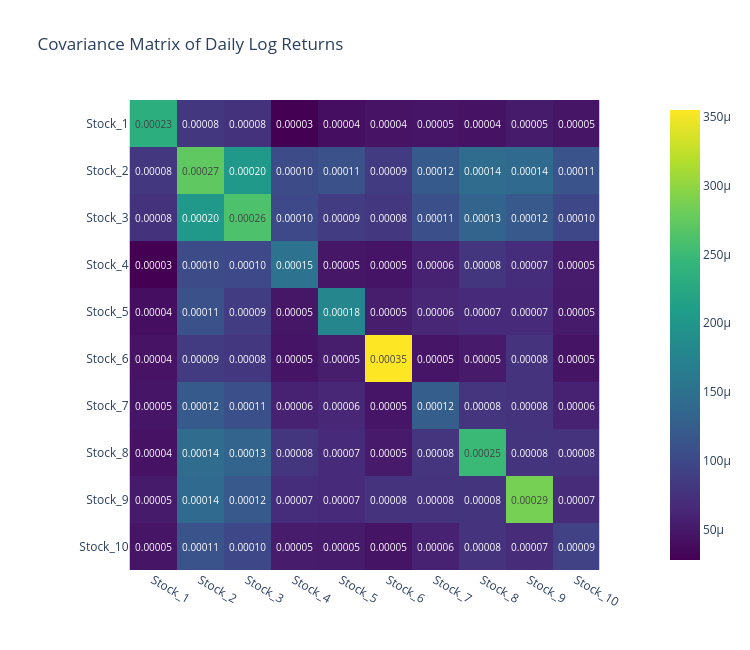

Write notebook code for a chart like this one.
### Code cell
# Covariance heatmap using Plotly
fig = px.imshow(
    cov_matrix,
    x=cov_matrix.columns,
    y=cov_matrix.index,
    text_auto=".5f",
    color_continuous_scale="Viridis",
    title="Covariance Matrix of Daily Log Returns"
)
fig.update_layout(height=650, width=750, xaxis_title="", yaxis_title="")
fig.show()

### Figure 1 — Plotly figure (JSON) as saved in the notebook; plotly's stock layout.template omitted (floating-point values rounded to 4 significant figures)
{"data": [{"coloraxis": "coloraxis", "hovertemplate": "x: %{x}<br>y: %{y}<br>color: %{z}<extra></extra>", "name": "0", "texttemplate": "%{z:.5f}", "type": "heatmap", "x": ["Stock_1", "Stock_2", "Stock_3", "Stock_4", "Stock_5", "Stock_6", "Stock_7", "Stock_8", "Stock_9", "Stock_10"], "xaxis": "x", "y": ["Stock_1", "Stock_2", "Stock_3", "Stock_4", "Stock_5", "Stock_6", "Stock_7", "Stock_8", "Stock_9", "Stock_10"], "yaxis": "y", "z": [[0.0002333, 8.09e-05, 7.514e-05, 2.778e-05, 3.975e-05, 4.488e-05, 4.686e-05, 4.357e-05, 5.164e-05, 4.603e-05], [8.09e-05, 0.0002725, 0.0002023, 0.0001039, 0.0001104, 8.556e-05, 0.0001199, 0.0001429, 0.0001399, 0.0001119], [7.514e-05, 0.0002023, 0.000261, 0.000101, 8.58e-05, 8.161e-05, 0.0001092, 0.0001316, 0.0001195, 9.907e-05], [2.778e-05, 0.0001039, 0.000101, 0.0001501, 4.743e-05, 4.548e-05, 5.784e-05, 7.886e-05, 7.018e-05, 5.312e-05], [3.975e-05, 0.0001104, 8.58e-05, 4.743e-05, 0.0001802, 5.417e-05, 6.328e-05, 6.741e-05, 6.781e-05, 5.227e-05], [4.488e-05, 8.556e-05, 8.161e-05, 4.548e-05, 5.417e-05, 0.000355, 4.688e-05, 5.064e-05, 7.573e-05, 4.536e-05], [4.686e-05, 0.0001199, 0.0001092, 5.784e-05, 6.328e-05, 4.688e-05, 0.0001248, 7.793e-05, 7.658e-05, 5.841e-05], [4.357e-05, 0.0001429, 0.0001316, 7.886e-05, 6.741e-05, 5.064e-05, 7.793e-05, 0.0002489, 7.704e-05, 7.68e-05], [5.164e-05, 0.0001399, 0.0001195, 7.018e-05, 6.781e-05, 7.573e-05, 7.658e-05, 7.704e-05, 0.000286, 6.9e-05], [4.603e-05, 0.0001119, 9.907e-05, 5.312e-05, 5.227e-05, 4.536e-05, 5.841e-05, 7.68e-05, 6.9e-05, 9.253e-05]]}], "layout": {"coloraxis": {"autocolorscale": false, "colorscale": [[0, "#440154"], [0.1111, "#482878"], [0.2222, "#3e4989"], [0.3333, "#31688e"], [0.4444, "#26828e"], [0.5556, "#1f9e89"], [0.6667, "#35b779"], [0.7778, "#6ece58"], [0.8889, "#b5de2b"], [1, "#fde725"]]}, "height": 650, "title": {"text": "Covariance Matrix of Daily Log Returns"}, "width": 750, "xaxis": {"anchor": "y", "constrain": "domain", "domain": [0, 1], "scaleanchor": "y", "title": {"text": ""}}, "yaxis": {"anchor": "x", "autorange": "reversed", "constrain": "domain", "domain": [0, 1], "title": {"text": ""}}}}
